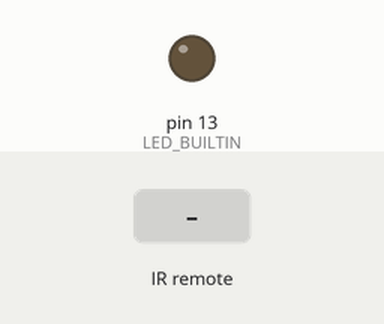
A sketch run on a simulated Arduino Uno, built with avr-gcc and run on an emulated ATmega328P. Parts: output pins drawn as LEDs (lit = HIGH). The inputs (shaded band) are chosen by the test bench.

Above: at 1.2 s.
1.3 s: infrared code 0x750 received
At 1.6 s:
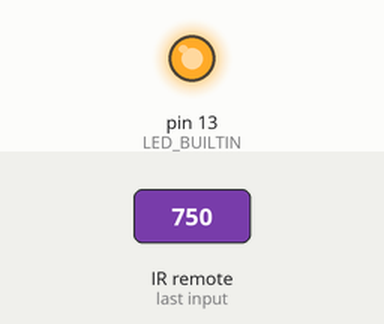
Timing chart, 0 to 4.3 s (numbered marks = the images above; inputs shaded):
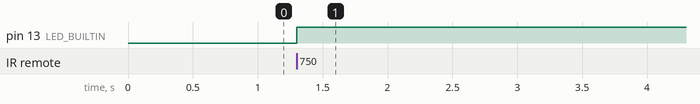

Measured:
- after the input at 1.3 s, pin 13 (LED_BUILTIN): LOW → HIGH at once

The sketch:

IRShield.ino
```cpp
/*
    IRShield

    By Fauque Benoit
    Need the IRremote library (https://github.com/z3t0/Arduino-IRremote)
    The IR receiver must be connected on pin 6 and VCC 5V
    The IR led must be connected on pin 3 and VCC 5V
 */

#include <IRremote.h>

IRrecv irrecv(6);
IRsend irsend;
decode_results results;
boolean toggle = LOW;

void setup()
{
  irrecv.enableIRIn(); // Start the receiver
  pinMode(LED_BUILTIN, OUTPUT);
}

void loop() {
  if (irrecv.decode(&results)) {
    if(results.value == 1872){  // power on signal
      digitalWrite(LED_BUILTIN, HIGH);   // turn the LED on (HIGH is the voltage level)
      delay(11 * 1000);  // Wait until th TV start
      digitalWrite(LED_BUILTIN, LOW);    // turn the LED off by making the voltage LOW
      for (int i = 0; i < 9; i++) {
        toggle = !toggle;
        digitalWrite(LED_BUILTIN, toggle);
        irsend.sendSony(2640, 12);  // Send the AV Signal. Need at least 3 signals send to be accepted by the TV.
        delay(40);
      }
      irrecv.enableIRIn(); // Start the receiver
      digitalWrite(LED_BUILTIN, LOW);
    }
    irrecv.resume(); // Receive the next value
  }
  delay(100);
}
```
